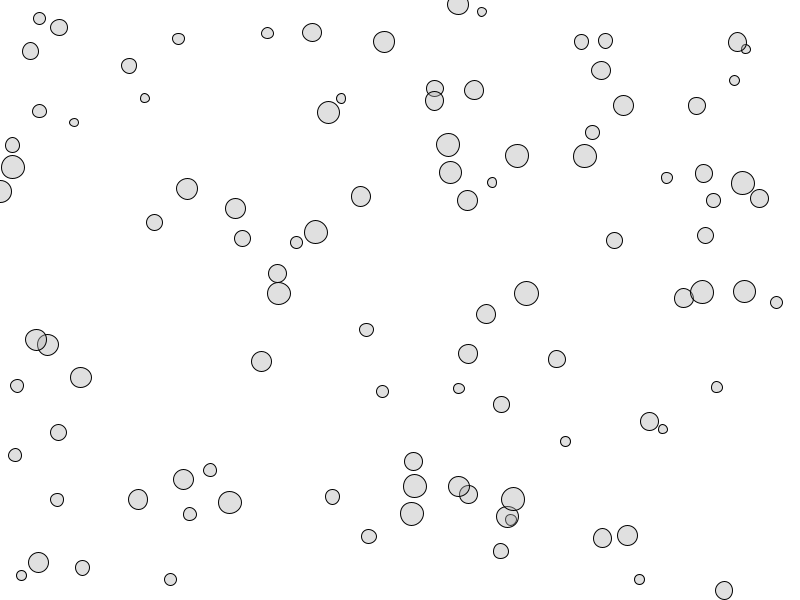
Frame 1 (no input)
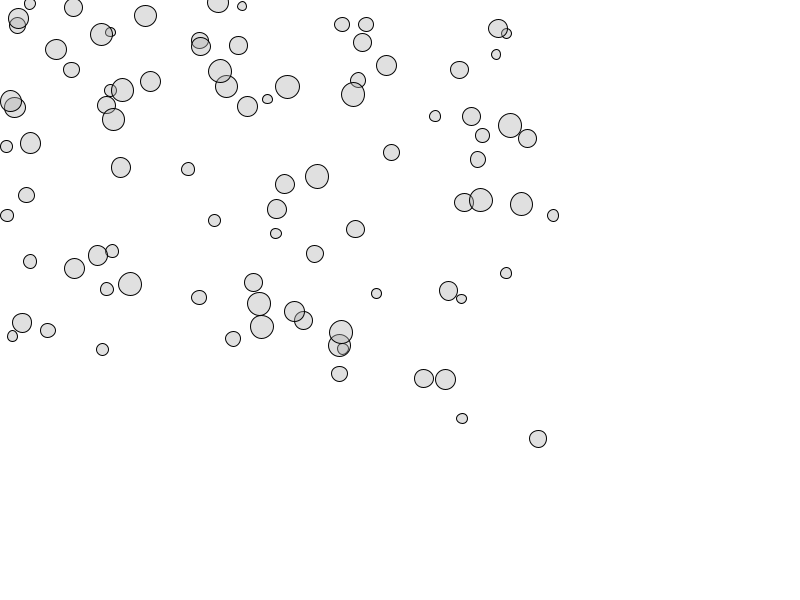
Frame 60 (the mouse pressed at the canvas centre just before this capture)
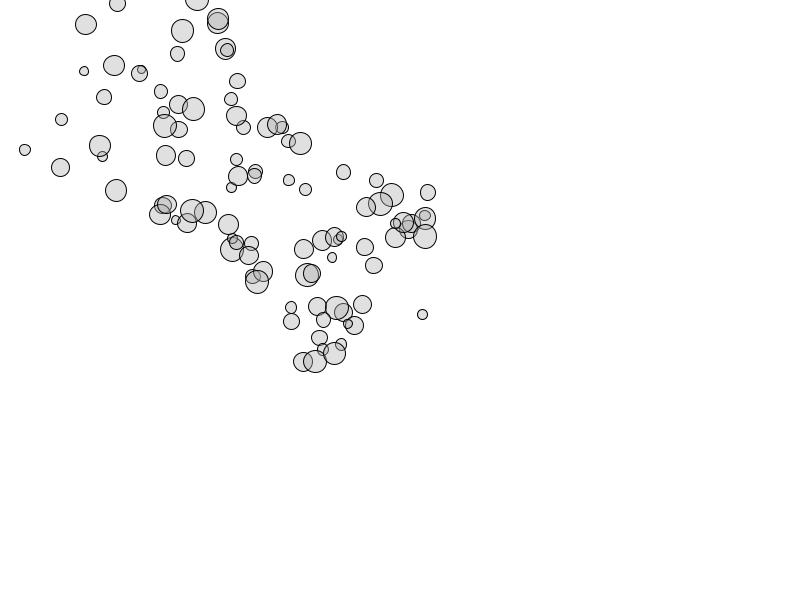
Frame 120 (the mouse held since frame 60 and released just before this capture)

The Processing sketch that drew these frames (run headless with seeded random() and noise(); from frame 60 on, the mouse is pressed at the canvas centre):

// Processing sketch: Module_4
// ── Module_4.pde
Walker[] walkers = new Walker[100]; // 1. Create 100 Walker instances

void setup() {
  size(800, 600);
  
  // 1. Initialize 100 walkers
  for (int i = 0; i < walkers.length; i++) {
    walkers[i] = new Walker();
  }
}

void draw() {
  background(255);
  
  for (int i = 0; i < walkers.length; i++) {
    walkers[i].update();
    walkers[i].display();
  }
}

// ── Walker_Class.pde
class Walker {
  PVector position;
  PVector velocity;
  PVector acceleration;
  float r; // For random scale

  Walker() {
    // 1. Random position and scale
    position = new PVector(random(width), random(height));
    velocity = new PVector(0, 0);
    acceleration = new PVector(0, 0);
    r = random(8, 24);
  }

  void update() {
    // 2. Accelerate towards the mouse cursor
    PVector mouse = new PVector(mouseX, mouseY);
    
    //Get the direction (Target - Current)
    PVector dir = PVector.sub(mouse, position);
    
    //Normalize the direction (magnitude becomes 1)
    dir.normalize();
    
    //Multiply by 0.2 and assign to acceleration
    dir.mult(0.2);
    acceleration = dir;

 
    // Velocity changes by acceleration, Position changes by velocity
    velocity.add(acceleration);
    velocity.limit(5); // Keep it from getting too fast
    position.add(velocity);
  }

  void display() {
    stroke(0);
    fill(175, 100);
    ellipse(position.x, position.y, r, r);
  }
}
